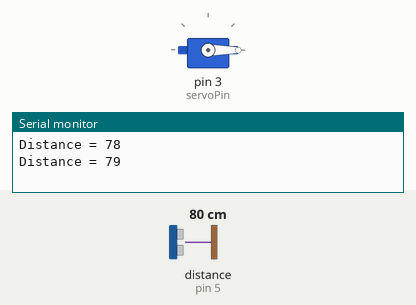
The sketch below on a simulated Arduino Uno, built with avr-gcc and run on an emulated ATmega328P. Shown: servo, the last lines printed to the serial monitor. Wiring (inferred from the names in the program): ultrasonic range finder: trigger pin 6; echo pin 5. The inputs (shaded band) are chosen by the test bench; at power-on: distance to the obstacle (sensor on pin 5) 80 cm. The echo pulse lasts 58.3 µs per cm.

Above: at 2.8 s.
2.9 s: distance to the obstacle (sensor on pin 5) set to 12 cm
5.6 s: distance to the obstacle (sensor on pin 5) set to 9 cm
At 6.8 s:
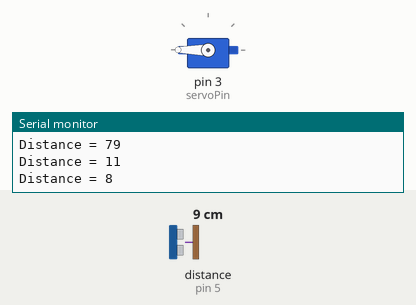
8.3 s: distance to the obstacle (sensor on pin 5) set to 18 cm
At 12.6 s:
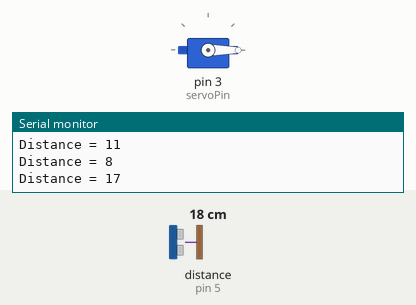
13.5 s: distance to the obstacle (sensor on pin 5) set to 2 cm
At 16.2 s:
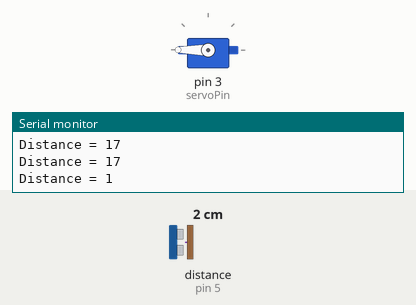
Timing chart, 0 to 17.5 s (numbered marks = the images above; inputs shaded):
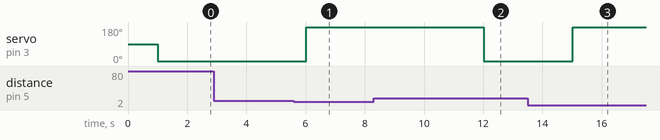

The sketch:

Contactless_Dustbin.ino
```cpp
/**********************************************************************************
 *  TITLE: Blinking a LED using Blink App and ESP8266
 *  Click on the following links to learn more.
 *  YouTube Video: https://www.youtube.com/channel/UCscQZ6FyFrx3dKgsPSPOVGQ
 *  by IoT withme
 *  Github link :
 *  https://github.com/IoTWM
 **********************************************************************************/

#include <Servo.h>    //library for Servo Motor

const int trigP = 6;
const int echoP = 5;

long duration;
int distance;

int servoPin =  3;
Servo Servo1;

void setup()
{
   Servo1.attach(servoPin);
   pinMode(trigP, OUTPUT);  // Sets the trigPin as an Output
   pinMode(echoP, INPUT);   // Sets the echoPin as an Input
   Serial.begin(9600);      // Open serial channel at 9600 baud rate
}

void loop()
{

digitalWrite(trigP, LOW);   // Makes trigPin low
delayMicroseconds(2);       // 2 micro second delay

digitalWrite(trigP, HIGH);  // tigPin high
delayMicroseconds(10);      // trigPin high for 10 micro seconds
digitalWrite(trigP, LOW);   // trigPin low

duration = pulseIn(echoP, HIGH);   //Read echo pin, time in microseconds
distance= duration*0.034/2;        //Calculating actual/real distance

if(distance<10)
 {
  Serial.print("Distance = ");        //Output distance on arduino ide serial monitor
  Serial.println(distance);
  Servo1.write(180);
  delay(5000);
 }

else
 {
 Serial.print("Distance = ");        //Output distance on arduino ide serial monitor
 Serial.println(distance);
 delay(1000);
 Servo1.write(0);
 delay(1000);
 }

}
```

Measured:
- the behaviour switches between 11 and 10 cm on distance to the obstacle (sensor on pin 5) (found by bisection; images 0 and 1)
- after the input at 5.6 s, servo on pin 3 (servoPin): 0° → 180° after 0.41 s
- after the input at 8.3 s, servo on pin 3 (servoPin): 180° → 0° after 3.7 s
- after the input at 13.5 s, servo on pin 3 (servoPin): 0° → 180° after 1.5 s
